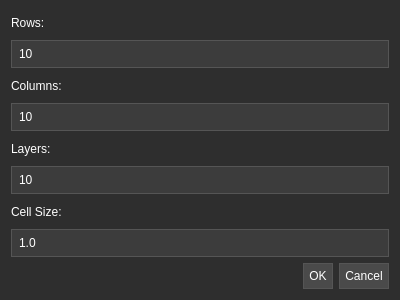
<?xml version="1.0" encoding="UTF-8"?>
<ui version="4.0">
 <class>Generate3DGridDialog</class>
 <widget class="QDialog" name="Generate3DGridDialog">
  <property name="geometry">
   <rect>
    <x>0</x>
    <y>0</y>
    <width>400</width>
    <height>300</height>
   </rect>
  </property>
  <property name="windowTitle">
   <string>Generate 3D Grid</string>
  </property>
  <property name="styleSheet">
   <string notr="true">
    QDialog {
        background-color: #2E2E2E;
        color: #FFFFFF;
    }
    QLineEdit {
        background-color: #3C3C3C;
        color: #FFFFFF;
        border: 1px solid #555555;
        padding: 5px;
    }
    QLabel {
        color: #FFFFFF;
    }
    QPushButton {
        background-color: #4A4A4A;
        color: #FFFFFF;
        border: 1px solid #555555;
        padding: 5px;
    }
    QPushButton:hover {
        background-color: #5A5A5A;
    }
    QPushButton:pressed {
        background-color: #3A3A3A;
    }
   </string>
  </property>
  <layout class="QVBoxLayout" name="verticalLayout">
   <item>
    <widget class="QLabel" name="labelRows">
     <property name="text">
      <string>Rows:</string>
     </property>
    </widget>
   </item>
   <item>
    <widget class="QLineEdit" name="lineEditRows">
     <property name="text">
      <string>10</string>
     </property>
    </widget>
   </item>
   <item>
    <widget class="QLabel" name="labelColumns">
     <property name="text">
      <string>Columns:</string>
     </property>
    </widget>
   </item>
   <item>
    <widget class="QLineEdit" name="lineEditColumns">
     <property name="text">
      <string>10</string>
     </property>
    </widget>
   </item>
   <item>
    <widget class="QLabel" name="labelLayers">
     <property name="text">
      <string>Layers:</string>
     </property>
    </widget>
   </item>
   <item>
    <widget class="QLineEdit" name="lineEditLayers">
     <property name="text">
      <string>10</string>
     </property>
    </widget>
   </item>
   <item>
    <widget class="QLabel" name="labelCellSize">
     <property name="text">
      <string>Cell Size:</string>
     </property>
    </widget>
   </item>
   <item>
    <widget class="QLineEdit" name="lineEditCellSize">
     <property name="text">
      <string>1.0</string>
     </property>
    </widget>
   </item>
   <item>
    <layout class="QHBoxLayout" name="horizontalLayout">
     <item>
      <spacer name="horizontalSpacer">
       <property name="orientation">
        <enum>Qt::Horizontal</enum>
       </property>
       <property name="sizeHint" stdset="0">
        <size>
         <width>40</width>
         <height>20</height>
        </size>
       </property>
      </spacer>
     </item>
     <item>
      <widget class="QPushButton" name="pushButtonOk">
       <property name="text">
        <string>OK</string>
       </property>
      </widget>
     </item>
     <item>
      <widget class="QPushButton" name="pushButtonCancel">
       <property name="text">
        <string>Cancel</string>
       </property>
      </widget>
     </item>
    </layout>
   </item>
  </layout>
 </widget>
 <resources/>
 <connections>
  <connection>
   <sender>pushButtonOk</sender>
   <signal>clicked()</signal>
   <receiver>Generate3DGridDialog</receiver>
   <slot>accept()</slot>
   <hints>
    <hint type="sourcelabel">
     <x>279</x>
     <y>259</y>
    </hint>
    <hint type="destinationlabel">
     <x>199</x>
     <y>149</y>
    </hint>
   </hints>
  </connection>
  <connection>
   <sender>pushButtonCancel</sender>
   <signal>clicked()</signal>
   <receiver>Generate3DGridDialog</receiver>
   <slot>reject()</slot>
   <hints>
    <hint type="sourcelabel">
     <x>339</x>
     <y>259</y>
    </hint>
    <hint type="destinationlabel">
     <x>199</x>
     <y>149</y>
    </hint>
   </hints>
  </connection>
 </connections>
</ui>
